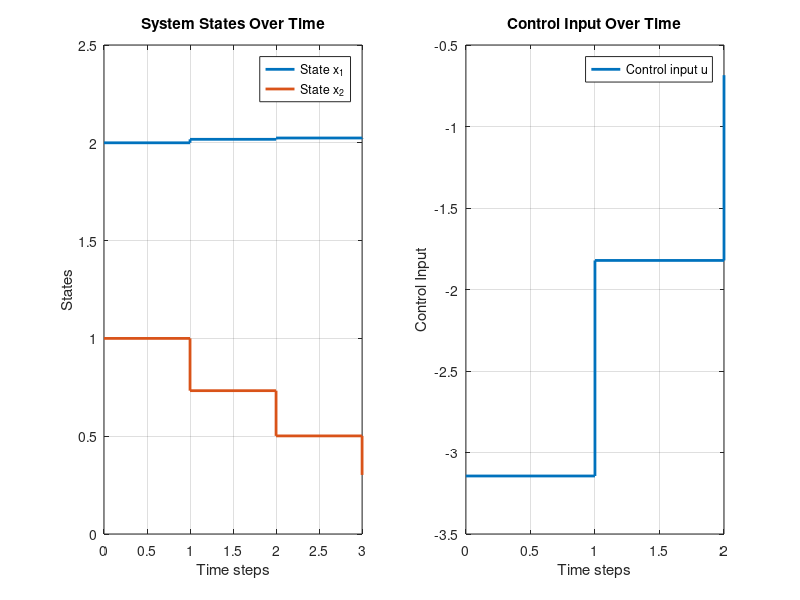

MATLAB code to generate this figure:
%estefade az dastore dlqr


% Define the system matrices
A = [0.9863, 0.0528; -0.1189, 1.1680];
B = [0.0024; 0.0628];
Q = [1, 0; 0, 0.5];
R = 1;

% Define the horizon
N = 3;

% Preallocate arrays for states and inputs
x = zeros(2, N+1);  % +1 for the initial state
u_optimal = zeros(1, N);

% Compute the optimal feedback gain K using dlqr
[K, S, e] = dlqr(A, B, Q, R);

% Assuming the initial state is zero
x(:,1) = [2; 1];

% Simulation of the system with the optimal control law
for k = 1:N
    u_optimal(:,k) = -K*x(:,k);
    x(:,k+1) = A*x(:,k) + B*u_optimal(:,k);
end

% Time vector for plotting
time = 0:N;

% Plot the states
figure;
subplot(1, 2, 1);
stairs(time, x(1,:), 'LineWidth', 2);
hold on;
stairs(time, x(2,:), 'LineWidth', 2);
xlabel('Time steps');
ylabel('States');
title('System States Over Time');
legend('State x_1', 'State x_2');
grid on;

% Plot the control input
subplot(1, 2, 2);
stairs(time(1:N), u_optimal(1,:), 'LineWidth', 2);
xlabel('Time steps');
ylabel('Control Input');
title('Control Input Over Time');
legend('Control input u');
grid on;
